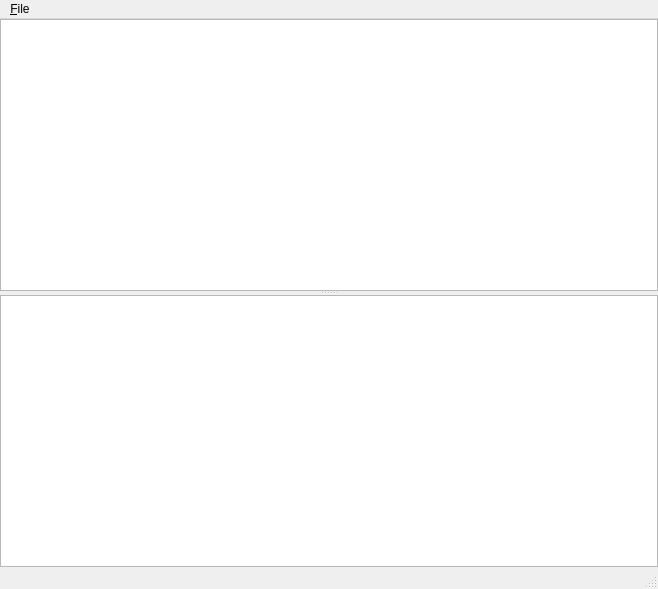
<ui version="4.0" >
 <author></author>
 <comment></comment>
 <exportmacro></exportmacro>
 <class>NM2G2G</class>
 <widget class="QMainWindow" name="NM2G2G" >
  <property name="geometry" >
   <rect>
    <x>0</x>
    <y>0</y>
    <width>658</width>
    <height>589</height>
   </rect>
  </property>
  <property name="windowTitle" >
   <string>NM2G2G NM1 To G2 Converter</string>
  </property>
  <widget class="QWidget" name="centralwidget" >
   <layout class="QVBoxLayout" >
    <property name="margin" >
     <number>0</number>
    </property>
    <property name="spacing" >
     <number>0</number>
    </property>
    <item>
     <widget class="QSplitter" name="splitter" >
      <property name="sizePolicy" >
       <sizepolicy>
        <hsizetype>5</hsizetype>
        <vsizetype>7</vsizetype>
        <horstretch>0</horstretch>
        <verstretch>0</verstretch>
       </sizepolicy>
      </property>
      <property name="orientation" >
       <enum>Qt::Vertical</enum>
      </property>
      <widget class="QTreeView" name="treeView" />
      <widget class="QTextEdit" name="textEdit" />
     </widget>
    </item>
   </layout>
  </widget>
  <widget class="QMenuBar" name="menubar" >
   <property name="geometry" >
    <rect>
     <x>0</x>
     <y>0</y>
     <width>658</width>
     <height>29</height>
    </rect>
   </property>
   <widget class="QMenu" name="menu_File" >
    <property name="title" >
     <string>&amp;File</string>
    </property>
    <addaction name="action_Run" />
    <addaction name="action_Quit" />
   </widget>
   <addaction name="menu_File" />
  </widget>
  <widget class="QStatusBar" name="statusbar" />
  <action name="action_Quit" >
   <property name="text" >
    <string>&amp;Quit</string>
   </property>
   <property name="shortcut" >
    <string>Ctrl+Q</string>
   </property>
  </action>
  <action name="action_Run" >
   <property name="text" >
    <string>&amp;Run</string>
   </property>
   <property name="shortcut" >
    <string>Ctrl+R</string>
   </property>
  </action>
 </widget>
 <pixmapfunction></pixmapfunction>
 <resources/>
 <connections>
  <connection>
   <sender>action_Quit</sender>
   <signal>activated()</signal>
   <receiver>NM2G2G</receiver>
   <slot>close()</slot>
   <hints>
    <hint type="sourcelabel" >
     <x>-1</x>
     <y>-1</y>
    </hint>
    <hint type="destinationlabel" >
     <x>328</x>
     <y>294</y>
    </hint>
   </hints>
  </connection>
 </connections>
</ui>
